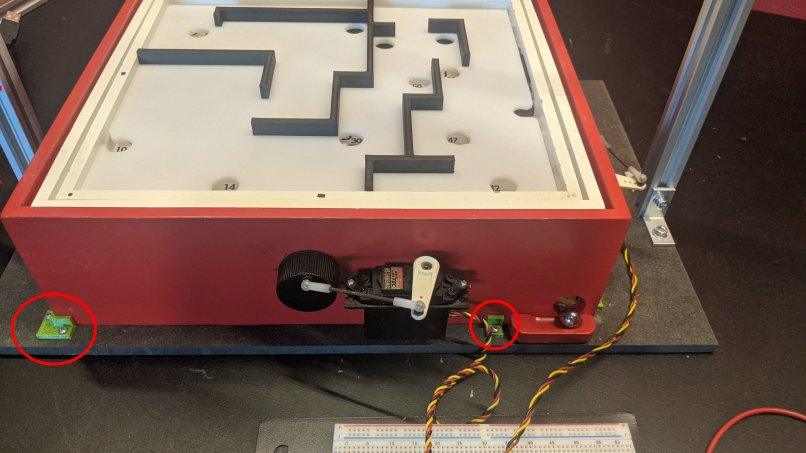
#> input picture MountingBrackets.jpg, 806 x 453 px
$ python -i FrameUtils.py   (imports and definitions only)
#> lines starting #> are read from the running program, lines starting #| are printed output that depends on the picture
import pickle

import cv2
import numpy
import numpy as np

from Params import *

# [2 lines not run here, left out]

# [1 line that did not run here, left out]
# [1 line that did not run here, left out]
# [1 line that did not run here, left out]
# [1 line that did not run here, left out]
# [1 line that did not run here, left out]


def distortion_correct_point(x, y):
	return cv2.undistortPoints(np.array([[x, y]], dtype=np.float32), mtx, dist, None, newcameramtx)[0, 0]


def calc_distance(x, y):
	return np.linalg.norm(x - y)


def remove_distortion(frame):
	return cv2.undistort(frame, mtx, dist, None, newcameramtx)


def process_frame(frame, gain=1, bias=0, equalize=True):
	frame = remove_distortion(frame)
	if equalize:
		frame = cv2.equalizeHist(frame)
	frame = np.clip(frame.astype(np.uint16) * gain + bias, 0, 255).astype(np.uint8)
	return frame


def find_corners(frame, block_size=2, ksize=5, k=0.02, threshold=0.0005):
	frame = process_frame(frame)
	frame = frame.astype(np.uint8)

	mask = np.zeros((IMG_SIZE_Y, IMG_SIZE_X))
	mask[CORNER_MASK_MIN_Y:CORNER_MASK_MAX_Y, CORNER_MASK_MIN_X:CORNER_MASK_MAX_X] = 1

	dst = cv2.cornerHarris(frame, block_size, ksize, k)
	dst = cv2.dilate(dst, None)

	dst[mask == 0] = 0
	corners = np.transpose(np.nonzero(dst > threshold * dst.max()))
	return corners


# [89 lines left out: functions find_board_corners, calc_mm2px_mat, calc_transform_mat, apply_transform, apply_inverse_transform, sequence_apply_transform and 3 more, not called in this run]


params = cv2.SimpleBlobDetector_Params()
params.minArea = 1
params.minThreshold = 30
params.maxThreshold = 130
params.minInertiaRatio = 0.3
params.maxInertiaRatio = 3
params.minDistBetweenBlobs = 3
detector = cv2.SimpleBlobDetector_create(params)
# [44 lines left out: functions detect_focal, detect_focal_x, detect_focal_y, detect_focal2, not called in this run]

>>> import cv2
>>> picture = cv2.imread('../MountingBrackets.jpg', cv2.IMREAD_GRAYSCALE)
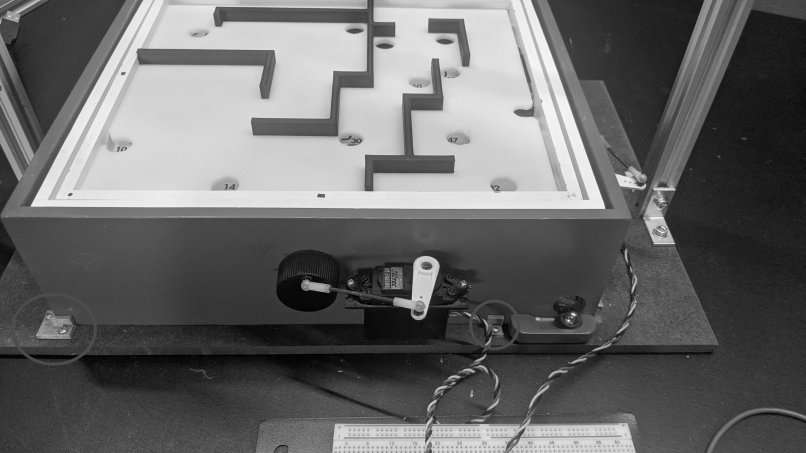
#> picture: shape (453, 806); min 0, max 252, mean 103.7
>>> result = find_corners(picture)
#> (the run stopped early here; a loop or call above may not have finished)
